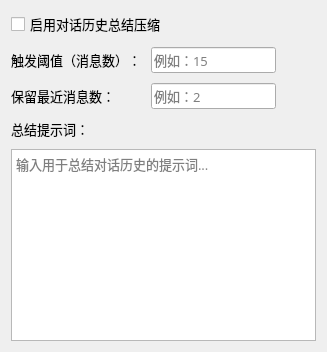
             <widget class="QWidget" name="tab_compression">
              <attribute name="title">
               <string>总结压缩配置</string>
              </attribute>
              <layout class="QVBoxLayout" name="verticalLayout_compression">
               <property name="spacing">
                <number>10</number>
               </property>
               <item>
                <widget class="QCheckBox" name="checkBox_compression_enabled">
                 <property name="font">
                  <font>
                   <family>微软雅黑</family>
                   <pointsize>10</pointsize>
                  </font>
                 </property>
                 <property name="text">
                  <string>启用对话历史总结压缩</string>
                 </property>
                 <property name="checked">
                  <bool>false</bool>
                 </property>
                </widget>
               </item>
               <item>
                <layout class="QGridLayout" name="gridLayout_compression">
                 <property name="horizontalSpacing">
                  <number>10</number>
                 </property>
                 <property name="verticalSpacing">
                  <number>10</number>
                 </property>
                 <item row="0" column="0">
                  <widget class="QLabel" name="label_compression_trigger">
                   <property name="font">
                    <font>
                     <family>微软雅黑</family>
                     <pointsize>10</pointsize>
                    </font>
                   </property>
                   <property name="text">
                    <string>触发阈值（消息数）：</string>
                   </property>
                  </widget>
                 </item>
                 <item row="0" column="1">
                  <widget class="QLineEdit" name="lineEdit_compression_trigger">
                   <property name="minimumSize">
                    <size>
                     <width>120</width>
                     <height>0</height>
                    </size>
                   </property>
                   <property name="font">
                    <font>
                     <family>微软雅黑</family>
                     <pointsize>10</pointsize>
                    </font>
                   </property>
                   <property name="placeholderText">
                    <string>例如：15</string>
                   </property>
                  </widget>
                 </item>
                 <item row="0" column="2">
                  <spacer name="horizontalSpacer_compression_1">
                   <property name="orientation">
                    <enum>Qt::Horizontal</enum>
                   </property>
                   <property name="sizeHint" stdset="0">
                    <size>
                     <width>40</width>
                     <height>20</height>
                    </size>
                   </property>
                  </spacer>
                 </item>
                 <item row="1" column="0">
                  <widget class="QLabel" name="label_compression_keep">
                   <property name="font">
                    <font>
                     <family>微软雅黑</family>
                     <pointsize>10</pointsize>
                    </font>
                   </property>
                   <property name="text">
                    <string>保留最近消息数：</string>
                   </property>
                  </widget>
                 </item>
                 <item row="1" column="1">
                  <widget class="QLineEdit" name="lineEdit_compression_keep">
                   <property name="minimumSize">
                    <size>
                     <width>120</width>
                     <height>0</height>
                    </size>
                   </property>
                   <property name="font">
                    <font>
                     <family>微软雅黑</family>
                     <pointsize>10</pointsize>
                    </font>
                   </property>
                   <property name="placeholderText">
                    <string>例如：2</string>
                   </property>
                  </widget>
                 </item>
                 <item row="1" column="2">
                  <spacer name="horizontalSpacer_compression_2">
                   <property name="orientation">
                    <enum>Qt::Horizontal</enum>
                   </property>
                   <property name="sizeHint" stdset="0">
                    <size>
                     <width>40</width>
                     <height>20</height>
                    </size>
                   </property>
                  </spacer>
                 </item>
                </layout>
               </item>
               <item>
                <widget class="QLabel" name="label_compression_prompt">
                 <property name="font">
                  <font>
                   <family>微软雅黑</family>
                   <pointsize>10</pointsize>
                  </font>
                 </property>
                 <property name="text">
                  <string>总结提示词：</string>
                 </property>
                </widget>
               </item>
               <item>
                <widget class="QTextEdit" name="textEdit_compression_prompt">
                 <property name="font">
                  <font>
                   <family>微软雅黑</family>
                   <pointsize>10</pointsize>
                  </font>
                 </property>
                 <property name="placeholderText">
                  <string>输入用于总结对话历史的提示词...</string>
                 </property>
                </widget>
               </item>
              </layout>
             </widget>
